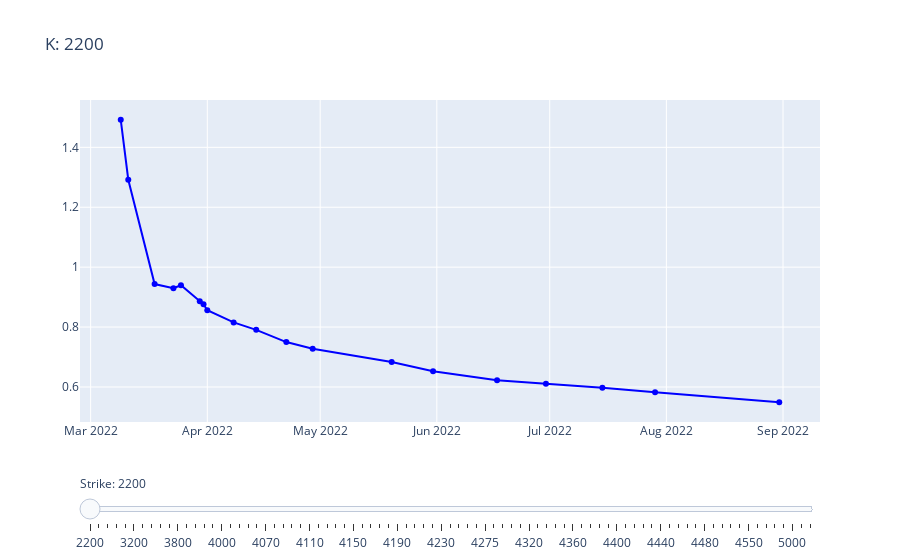
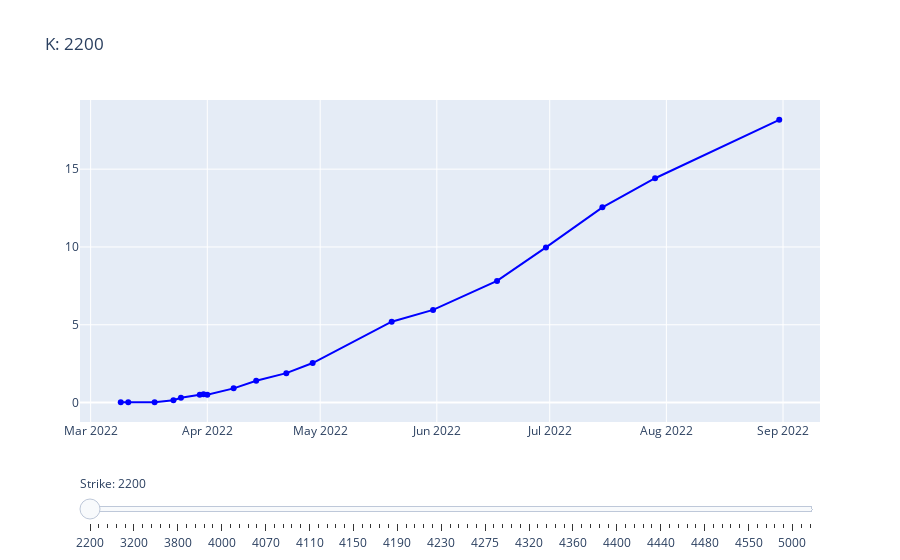

Notebook cell for these charts, in order:
### Code cell
nb.plot_strike_iv()
nb.plot_strike_price()
